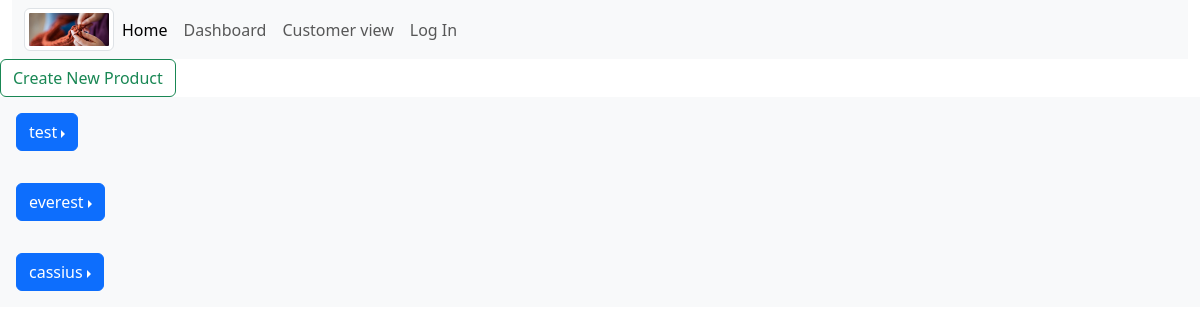
Before: /dashboard/ with the older database file.
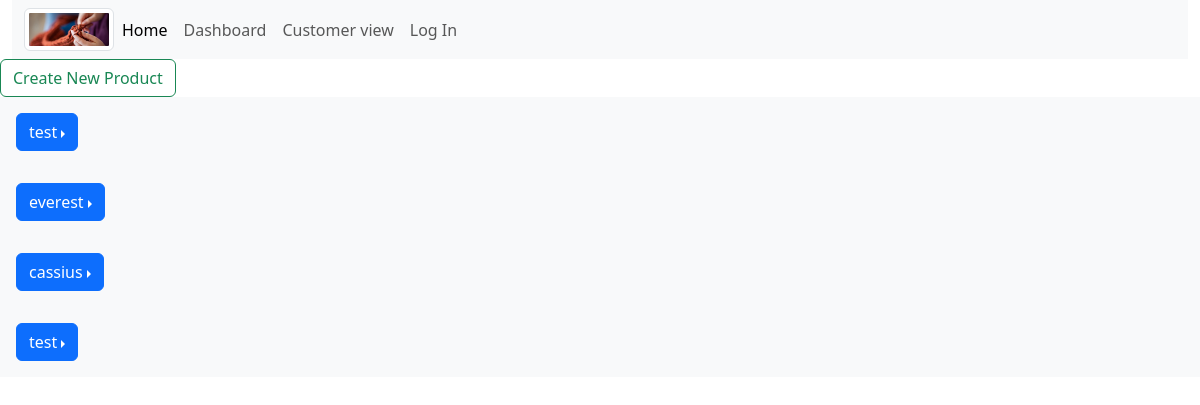
After: the same page with the newer database file.
### fiberworks_app/models.py (models this page shows, shortened)
class Product(models.Model):
    CATEGORY = (
        ('hats', 'hats'),
        ('shawls', 'shawls'),
        ('blankets', 'blankets'),
        ('scarves', 'scarves'),
        ('other', 'other'),
    )
    name = models.CharField(max_length=100)
    price = models.DecimalField(max_digits=5, decimal_places=2)
    description = models.CharField(max_length=250, blank=True, null=True)
    category = models.CharField(max_length=20, default='hats', choices=CATEGORY)
    tags = models.ManyToManyField(Tag)
    image = models.ImageField(blank=True, null=True)
    in_stock = models.BooleanField(default=False)
    def get_absolute_url(self):
        return reverse("product_details", kwargs={"pk": self.pk})

### fiberworks_app/views.py (the view)
# urls.py: path('dashboard/', views.products, name='dashboard'),
def products(request):
    products = Product.objects.all()
    return render(request, 'fiberworks_app/dashboard.html', {'products': products})

### fiberworks_app/templates/fiberworks_app/dashboard.html (shortened to what this page needs)
{% extends 'fiberworks_app/base_template.html' %}
{% block content %}
    <a class="btn btn-outline-success" href="{% url 'create_product' %}">Create New Product</a>
  {% for product in products %}
    <div class="col bg-light text-bg-light p-3">
      <div class="dropdown dropend">
        <button type="button" class="btn btn-primary dropdown-toggle" data-bs-toggle="dropdown">{{ product.name }}</button>
      </div>
    </div>
    {% empty %}
    <p>There are no products.</p>
  {% endfor %}
{% endblock %}

Changed rows visible on the page:
added Product: name "test"
